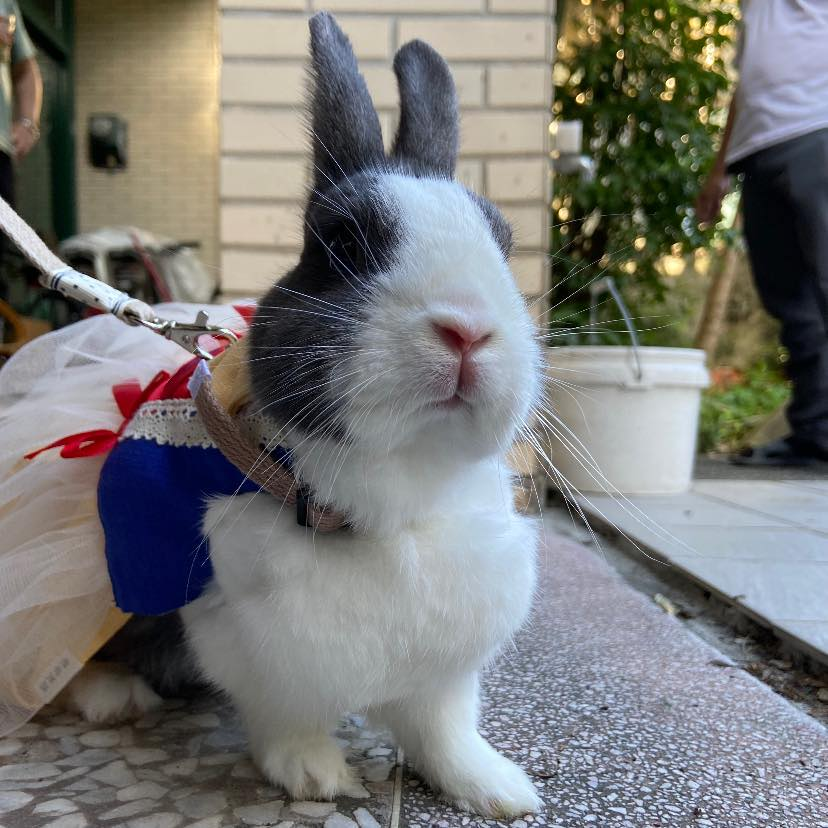
#> input picture rabbit.jpg, 828 x 828 px, found by its file name
$ jupyter execute sobel.ipynb
#> lines starting #> are read from the running program, lines starting #| are printed output that depends on the picture
<a href="https://colab.research.google.com/github/Elwing-Chou/tiba0619/blob/main/sobel.ipynb" target="_parent"></a>

[cell 1]
from urllib.request import urlretrieve
url = "https://github.com/Elwing-Chou/tiba0619/raw/main/rabbit.jpg"
urlretrieve(url, "rabbit.jpg")

[cell 2]
import numpy as np
from PIL import Image
import matplotlib.pyplot as plt

img = Image.open("rabbit.jpg").convert("L").resize((414, 414))
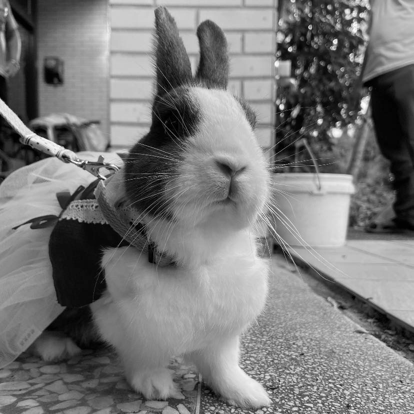
#> img: PIL image 414x414 L; min 0, max 255, mean 120.2
img_np = np.array(img)
plt.imshow(img_np, cmap="gray")

[cell 3]
img_np.shape
#> Out = (414, 414)

[cell 4]
def gx(ci, cj, img):
    w = [
        [1, 0, -1],
        [2, 0, -2],
        [1, 0, -1]
    ]
    total = 0
    for i in range(3):
        for j in range(3):
            ri, rj = ci+i-1, cj+j-1
            total = total + img[ri][rj] * w[i][j]
    return abs(total)

h, w = img_np.shape
#> h = 414; w = 414
new_x = np.zeros(shape=(h-2, w-2))
for i in range(1, h-1):
    for j in range(1, w-1):
        new_x[i-1][j-1] = gx(i, j, img_np)
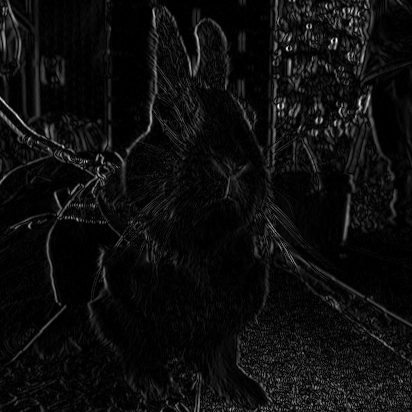
#> new_x: shape (412, 412) float64; min 0, max 769, mean 42.3; drawn with min black and max white
new_x_norm = (new_x - new_x.min()) / (new_x.max() - new_x.min())
plt.imshow(new_x_norm, cmap="gray")

[cell 5]
def gy(ci, cj, img):
    w = [
        [1, 2, 1],
        [0, 0, 0],
        [-1, -2, -1]
    ]
    total = 0
    for i in range(3):
        for j in range(3):
            ri, rj = ci+i-1, cj+j-1
            total = total + img[ri][rj] * w[i][j]
    return abs(total)

h, w = img_np.shape
new_y = np.zeros(shape=(h-2, w-2))
for i in range(1, h-1):
    for j in range(1, w-1):
        new_y[i-1][j-1] = gy(i, j, img_np)
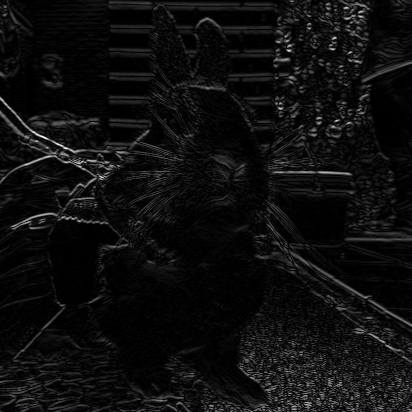
#> new_y: shape (412, 412) float64; min 0, max 786, mean 45.9; drawn with min black and max white
new_y_norm = (new_y - new_y.min()) / (new_y.max() - new_y.min())
plt.imshow(new_y_norm, cmap="gray")

[cell 6]
new_total = (new_x_norm ** 2 + new_y_norm ** 2) ** 0.5
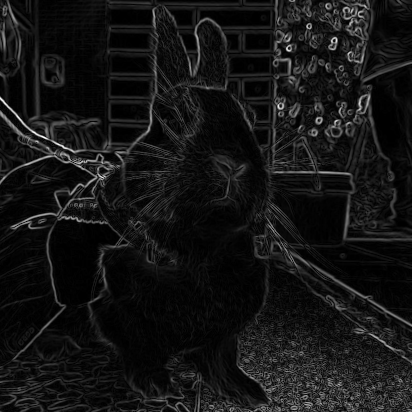
#> new_total: shape (412, 412) float64; min 0, max 1.09, mean 0.0904; drawn with min black and max white
plt.imshow(new_total, cmap="gray")

[cell 7]
img = Image.open("rabbit.jpg").convert("RGB")
#> img is the input picture: PIL image 828x828 RGB; mean R, G, B 120.4, 120.5, 118.7
img_np = np.array(img)
plt.imshow(img_np)

[cell 8]
# [5 lines of commented-out code are left out]

[cell 9]
# 畫圖: 0-255整數模式 0-1小數模式
# img_np = img_np / 255.0
img_new = img_np[:, :, 0] * 0.299 + img_np[:, :, 1] * 0.587 + img_np[:, :, 2] * 0.114
plt.imshow(img_new, cmap="gray")
